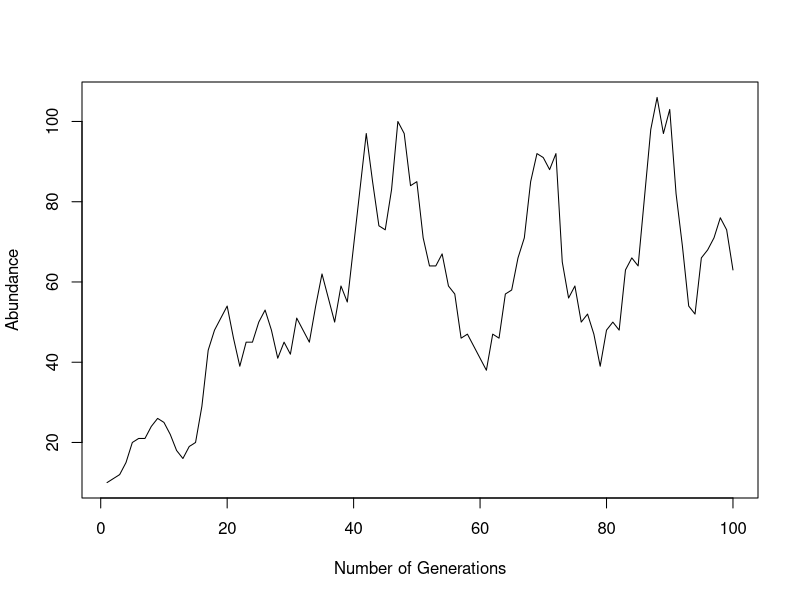

This chart was generated by the following R code:
#LAB 12: Stochastic Problems

#Parameters: used to model logistic growth
r <- 0.1
K <- 100
gens <- 100
n_init <- 10

#Part 1:Create Function that simulates stochastic model of pop growth:
#Death and Birth events=stochastic,pop size from gen N to gen N+1 is a Poisson distribution
#where lambda is n[t+1] every distribution in the loop through "gens" generations
StochasticPopFunc <- function(r=0.1,K=100,gens=100,n_init=10){
  n <- rep(n_init,gens)
  for(t in 2:gens){
    expectedVal <- n[t-1]+(r*n[t-1]*((K-n[t-1])/K))  
  realizedVal <- rpois(n=1 , lambda=expectedVal)
  n[t] <- realizedVal
  }
  return(n)
}
n <- StochasticPopFunc(r,K,gens,n_init)

#Part 2: Plot the results of the function
plot(n, xlab="Number of Generations", ylab="Abundance", type="l")

#Part 3
#i) calculate the prob that popsize does not change from n[1] to n[2]
expectedVal <- n[1]+(r*n[1]*((K-n[1])/K)) 
i <- dpois(n[1], expectedVal)

#ii) calculate the prob that popsize shrinks from n[1] to n[2]
ii <- ppois(n[1]-1, expectedVal)

#ii) calculate the prob that popsize increases from n[1] to n[2]
iii <- ppois(n[1], expectedVal, lower.tail=FALSE)

#Check that you've exhaused all probabilities! i+ii+iii should= 1
i+ii+iii

#iv) calculate the  probability that n[2] is between 15 and 25
#can be calculated via difference between probability that n[2] < 25 & probability that n[2] < 15
iv <- ppois(25, expectedVal) - ppois(14, expectedVal)

#v) calculate the probabilty that the population goes extinct at n[2]
v <- ppois(0,expectedVal)

#Part 4:
#Expectations of Long-run average: The model should roughly follow logistic growth, 
#if all possibilities including stochasticity are summed

#Part 5: Write a function that creates and stores replicates of Part1's function
#Parameters:
r <- 0.1
K <- 100
gens <- 100
n_init <- 10
replicates <- 100
RepStochPop <- function(r=0.1,K=100,gens=100,n_init=10,replicates=100){
  n <- rep(n_init,gens)
  m <- rep(n_init,replicates)
  for(t in 2:gens){
    expectedVal <- n[t-1]+(r*n[t-1]*((K-n[t-1])/K))  
    realizedVal <- rpois(n=1 , lambda=expectedVal)
    n[t] <- realizedVal
  }
  return(n)
  replicatematrix <- c(m)
  
}
n <- StochasticPopFunc(r,K,gens,n_init)
RepStochPop()
